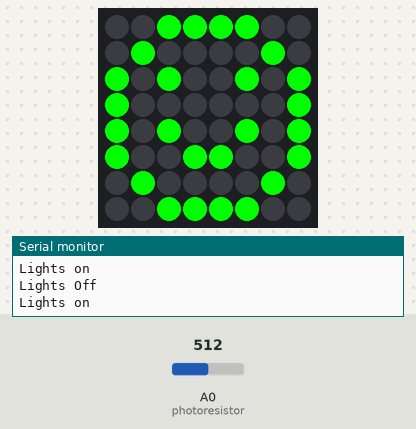
Bench run of a sketch on a simulated Arduino Uno, built with avr-gcc and run on an emulated ATmega328P. On the bench: 8×8 RGB LED matrix (first LED top left, wired row by row), the last lines printed to the serial monitor. The test bench sets the inputs (shaded band); at power-on: A0 (photoresistor) = 512.

Above: at 1.2 s.
1.3 s: A0 (photoresistor) set to 307
2.8 s: A0 (photoresistor) set to 291
At 4.0 s:
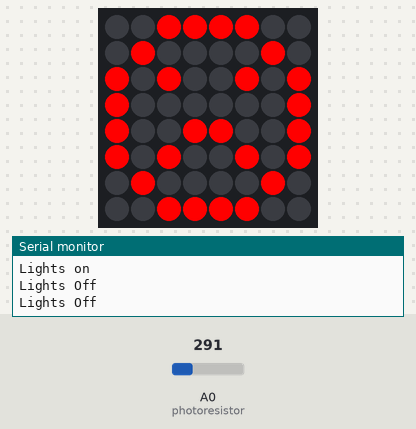
4.3 s: A0 (photoresistor) set to 306
At 5.8 s:
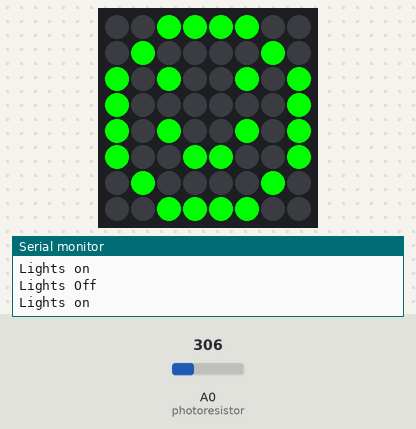
6.1 s: A0 (photoresistor) set to 290
At 6.9 s:
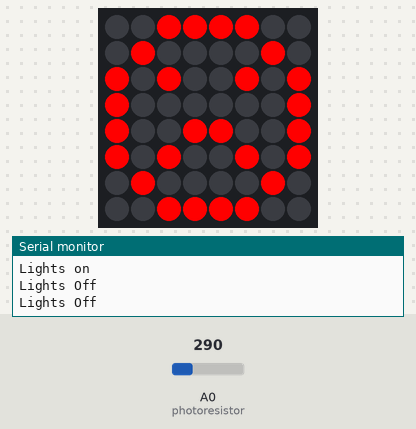
Timing chart, 0 to 8.6 s (numbered marks = the images above; inputs shaded):
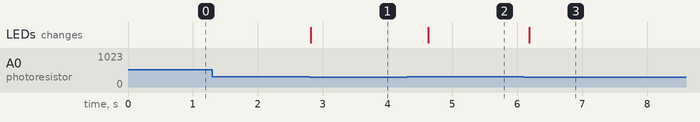

The sketch:

Photo_8_bit.ino
```cpp
/*
SparkFun Inventor’s Kit
Circuit 1C-Photoresistor

Use a photoresistor to monitor how bright a room is, and turn an LED on when it gets dark.

This sketch was written by SparkFun Electronics, with lots of help from the Arduino community.
This code is completely free for any use.

View circuit diagram and instructions at: https://learn.sparkfun.com/tutorials/sparkfun-inventors-kit-experiment-guide---v40
Download drawings and code at: https://github.com/sparkfun/SIK-Guide-Code
*/

const int photoresistor = A0;              //this variable will hold a value based on the position of the knob
int threshold = 750;
#include <Wire.h>
#include <Adafruit_GFX.h>
#include "Adafruit_LEDBackpack.h"

Adafruit_BicolorMatrix matrix = Adafruit_BicolorMatrix();//if the photoresistor reading is below this value the the light will turn on

void setup()
{
  Serial.begin(9600);
  Serial.println("8x8 LED Matrix Test");

  matrix.begin(0x70);//start a serial connection with the computer
  pinMode(photoresistor, INPUT);             //set pin 13 as an output that can be set to HIGH or LOW
}
static const uint8_t PROGMEM
  smile_bmp[] =
  { B00111100,
    B01000010,
    B10100101,
    B10000001,
    B10100101,
    B10011001,
    B01000010,
    B00111100 },
  neutral_bmp[] =
  { B00111100,
    B01000010,
    B10100101,
    B10000001,
    B10111101,
    B10000001,
    B01000010,
    B00111100 },
  frown_bmp[] =
  { B00111100,
    B01000010,
    B10100101,
    B10000001,
    B10011001,
    B10100101,
    B01000010,
    B00111100 };

void loop()
{
  //read the position of the knob
  int photoresistor = analogRead(A0);   //set photoresistor to a number between 0 and 1023 based on how far the knob is turned    //print the value of photoresistor in the serial monitor on the computer

  //if the photoresistor value is below the threshold turn the light on, otherwise turn it off
  if (photoresistor < 300){
    matrix.clear();
    matrix.drawBitmap(0, 0, frown_bmp, 8, 8, LED_RED);
    Serial.println("Lights Off");
    matrix.writeDisplay();
    delay(500);

           // Turn on the LED
  } else{
    matrix.clear();
    matrix.drawBitmap(0, 0, smile_bmp, 8, 8, LED_GREEN);
    Serial.println("Lights Off");
    matrix.writeDisplay();
    Serial.println("Lights on");
            // Turn off the LED
  }

  delay(100);                       //short delay to make the printout easier to read
}
```

Measured:
- the behaviour switches between 300 and 299 on A0 (photoresistor) (found by bisection; images 0 and 1)
- after the input at 2.8 s, the LEDs: change at once (image 1)
- after the input at 4.3 s, the LEDs: change after 0.32 s (image 2)
- after the input at 6.1 s, the LEDs: change after 0.08 s (image 3)
